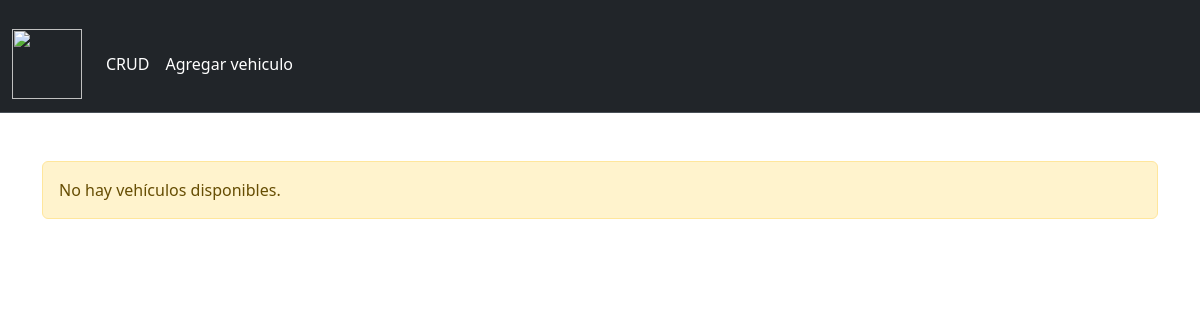
The page /crud on the database as committed earlier.
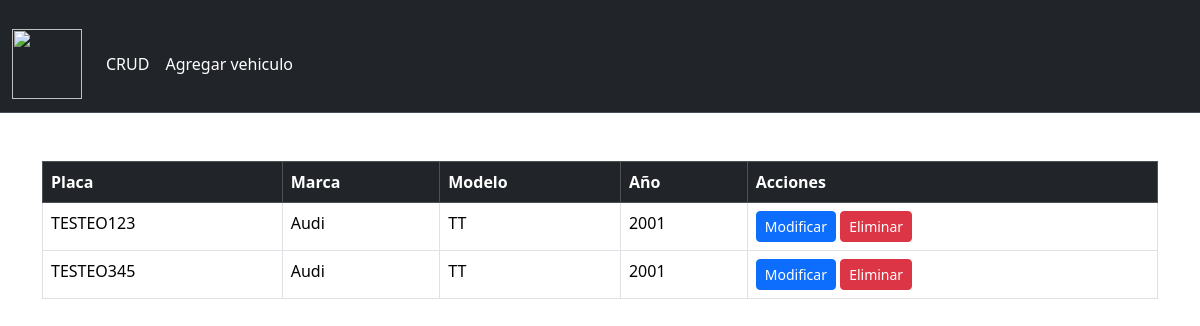
The same page on the database as committed later.
### taller_makween/models.py (models this page shows, shortened)
class Vehiculo(models.Model):
    placa = models.CharField(max_length=10, primary_key=True)
    marca = models.CharField(max_length=50)
    modelo = models.CharField(max_length=50)
    año = models.IntegerField()

### taller_makween/views.py (the view)
# urls.py: path('crud', views.crud, name='crud'),
def crud(request):
    vehiculos = Vehiculo.objects.all()
    context = {'vehiculos': vehiculos}
    return render(request, 'taller_makween/vehiculos_list.html', context)

### taller_makween/templates/taller_makween/vehiculos_list.html (shortened to what this page needs)
{% load static %}
<!DOCTYPE html>
<html lang="es">
<head>
    {% load bootstrap5 %}
    {% bootstrap_css %}
    <link rel="stylesheet" href="{% static 'CSS/style.css' %}">
</head>
<body>
    <nav class="navbar navbar-expand-lg bg-dark border-bottom border-body" data-bs-theme="dark">
        <div class="container-fluid">
            <a class="navbar-brand" href="index">
                <img src="{% static 'IMG/archivoImg/logo.jpg' %}" alt="" width="70" height="70">
            </a>
            <div class="collapse navbar-collapse" id="navbarNav">
                <ul class="navbar-nav me-auto mb-2 mb-lg-0">
                    <li class="nav-item">
                        <a class="nav-link active" aria-current="page" href="{% url 'crud' %}">CRUD</a>
                    </li>
                    <li class="nav-item">
                        <a class="nav-link active" aria-current="page" href="{% url 'vehiculosAdd' %}">Agregar vehiculo</a>
                    </li>
                </ul>
            </div>
        </div>
    </nav>
    <div class="container mt-5">
        {% block content %}
        {% if vehiculos %}
            <div class="table-responsive">
                <table class="table table-bordered table-hover">
                    <thead class="table-dark">
                        <tr>
                            <th>Placa</th>
                            <th>Marca</th>
                            <th>Modelo</th>
                            <th>Año</th>
                            <th>Acciones</th>
                        </tr>
                    </thead>
                    <tbody>
                        {% for vehiculo in vehiculos %}
                            <tr>
                                <td>{{ vehiculo.placa }}</td>
                                <td>{{ vehiculo.marca }}</td>
                                <td>{{ vehiculo.modelo }}</td>
                                <td>{{ vehiculo.año }}</td>
                                <td>
                                    <a href="{% url 'vehiculos_findEdit' vehiculo.placa %}" class="btn btn-primary btn-sm">Modificar</a>
                                    <a href="{% url 'vehiculos_del' vehiculo.placa %}" class="btn btn-danger btn-sm">Eliminar</a>
                                </td>
                            </tr>
                        {% endfor %}
                    </tbody>
                </table>
            </div>
        {% else %}
            <div class="alert alert-warning" role="alert">
                No hay vehículos disponibles.
            </div>
        {% endif %}
        {% endblock %}
    </div>
</body>
</html>

### taller_makween/static/CSS/style.css (style rules this page uses)
body, html { margin: 0; padding: 0; height: 100%; }
.container-fluid { padding-top: 1rem; }

Rows that differ between the two databases and show on the page:
added Vehiculo: placa "TESTEO123", marca "Audi", modelo "TT", año "2001"
added Vehiculo: placa "TESTEO345", marca "Audi", modelo "TT", año "2001"
Other text that changed with them:
text no longer shown: "No hay vehículos disponibles."
text now shown: "Placa Marca Modelo Año Acciones"
